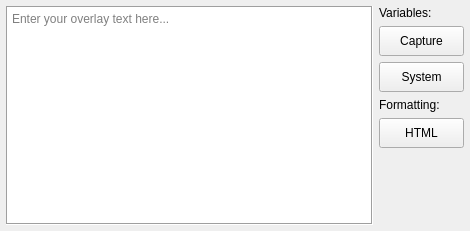
<?xml version="1.0" encoding="UTF-8"?>
<ui version="4.0">
 <class>OverlayDialog</class>
 <widget class="QDialog" name="OverlayDialog">
  <property name="geometry">
   <rect>
    <x>0</x>
    <y>0</y>
    <width>470</width>
    <height>231</height>
   </rect>
  </property>
  <property name="windowTitle">
   <string>Dialog</string>
  </property>
  <layout class="QHBoxLayout" name="horizontalLayout">
   <property name="spacing">
    <number>6</number>
   </property>
   <property name="leftMargin">
    <number>6</number>
   </property>
   <property name="topMargin">
    <number>6</number>
   </property>
   <property name="rightMargin">
    <number>6</number>
   </property>
   <property name="bottomMargin">
    <number>6</number>
   </property>
   <item>
    <widget class="QPlainTextEdit" name="plainTextEdit">
     <property name="sizePolicy">
      <sizepolicy hsizetype="Expanding" vsizetype="Expanding">
       <horstretch>0</horstretch>
       <verstretch>0</verstretch>
      </sizepolicy>
     </property>
     <property name="frameShape">
      <enum>QFrame::Box</enum>
     </property>
     <property name="lineWrapMode">
      <enum>QPlainTextEdit::NoWrap</enum>
     </property>
     <property name="tabStopWidth">
      <number>15</number>
     </property>
     <property name="placeholderText">
      <string>Enter your overlay text here...</string>
     </property>
    </widget>
   </item>
   <item>
    <widget class="QFrame" name="frame_variableButtons">
     <property name="sizePolicy">
      <sizepolicy hsizetype="Minimum" vsizetype="Preferred">
       <horstretch>0</horstretch>
       <verstretch>0</verstretch>
      </sizepolicy>
     </property>
     <layout class="QVBoxLayout" name="verticalLayout_3">
      <property name="leftMargin">
       <number>0</number>
      </property>
      <property name="topMargin">
       <number>0</number>
      </property>
      <property name="rightMargin">
       <number>0</number>
      </property>
      <property name="bottomMargin">
       <number>0</number>
      </property>
      <item>
       <widget class="QLabel" name="label">
        <property name="text">
         <string>Variables:</string>
        </property>
       </widget>
      </item>
      <item>
       <widget class="QPushButton" name="pushButton_capture">
        <property name="sizePolicy">
         <sizepolicy hsizetype="Minimum" vsizetype="Preferred">
          <horstretch>0</horstretch>
          <verstretch>0</verstretch>
         </sizepolicy>
        </property>
        <property name="minimumSize">
         <size>
          <width>85</width>
          <height>30</height>
         </size>
        </property>
        <property name="text">
         <string>Capture</string>
        </property>
        <property name="autoDefault">
         <bool>false</bool>
        </property>
       </widget>
      </item>
      <item>
       <widget class="QPushButton" name="pushButton_system">
        <property name="sizePolicy">
         <sizepolicy hsizetype="Minimum" vsizetype="Preferred">
          <horstretch>0</horstretch>
          <verstretch>0</verstretch>
         </sizepolicy>
        </property>
        <property name="minimumSize">
         <size>
          <width>85</width>
          <height>30</height>
         </size>
        </property>
        <property name="text">
         <string>System</string>
        </property>
        <property name="autoDefault">
         <bool>false</bool>
        </property>
       </widget>
      </item>
      <item>
       <widget class="QLabel" name="label_2">
        <property name="text">
         <string>Formatting:</string>
        </property>
       </widget>
      </item>
      <item>
       <widget class="QPushButton" name="pushButton_htmlFormat">
        <property name="sizePolicy">
         <sizepolicy hsizetype="Minimum" vsizetype="Preferred">
          <horstretch>0</horstretch>
          <verstretch>0</verstretch>
         </sizepolicy>
        </property>
        <property name="minimumSize">
         <size>
          <width>85</width>
          <height>30</height>
         </size>
        </property>
        <property name="text">
         <string>HTML</string>
        </property>
        <property name="autoDefault">
         <bool>false</bool>
        </property>
       </widget>
      </item>
      <item>
       <spacer name="verticalSpacer">
        <property name="orientation">
         <enum>Qt::Vertical</enum>
        </property>
        <property name="sizeHint" stdset="0">
         <size>
          <width>20</width>
          <height>9000</height>
         </size>
        </property>
       </spacer>
      </item>
     </layout>
    </widget>
   </item>
  </layout>
 </widget>
 <tabstops>
  <tabstop>plainTextEdit</tabstop>
 </tabstops>
 <resources/>
 <connections/>
</ui>
